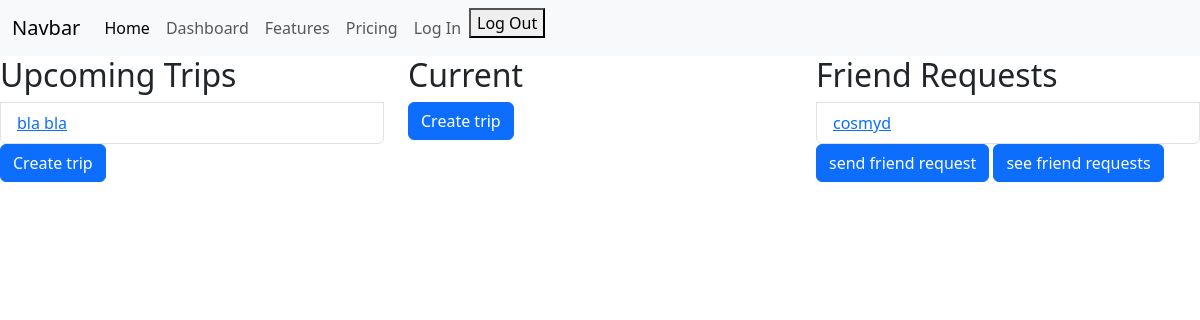
/dashboard (signed in), run on an earlier commit of the app's database.
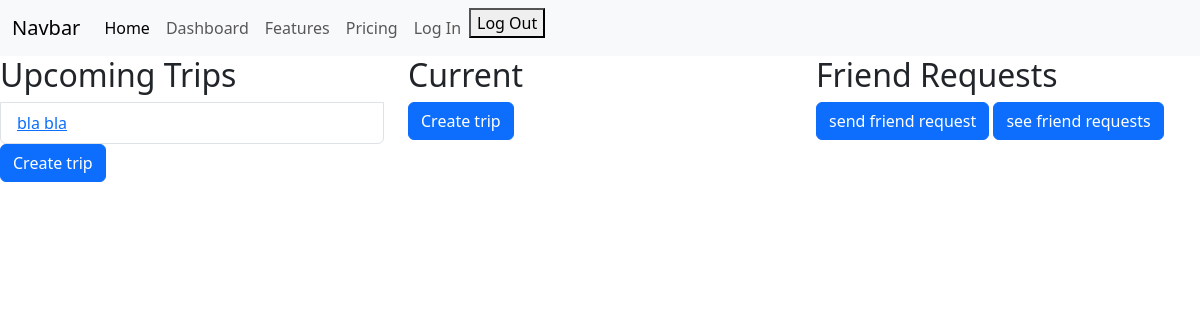
And on a later commit of the database.
### travel/models.py (models this page shows)
class Trip(models.Model):
    name = models.CharField(max_length = 100)
    admin = models.ForeignKey(User, on_delete = models.CASCADE, related_name = 'trip_admin')
    start_date = models.DateField()
    end_date = models.DateField()
    users = models.ManyToManyField(User)

### users/models.py (models this page shows)
class FriendRequest(models.Model):
    from_user = models.ForeignKey(User, on_delete = models.CASCADE, related_name = "from_user")
    to_user = models.ForeignKey(User, on_delete = models.CASCADE, related_name = "to_user")

### travel/views.py (the view)
# urls.py: path('dashboard', views.dashboard, name='dashboard'),
@login_required
def dashboard(request):
    user = request.user
    now = datetime.datetime.now()
    upcoming_trips = Trip.objects.filter(Q(start_date__gt = now) & (Q(admin = user) | Q(users = user)))
    friend_requests = FriendRequest.objects.filter(to_user = user)
    current_trips = Trip.objects.filter(Q(start_date__gt = now) & Q(start_date__lt = now) & Q(end_date__gt = now))
    context = {
        'trips': upcoming_trips,
        'current_trips': current_trips,
        'friend_requests' : friend_requests
    }
    return render(request, 'travel/dashboard.html', context)

### travel/templates/travel/dashboard.html (shortened to what this page needs)
{% extends "travel/base.html" %}
{% block content %}
<div class="row">
  <div class="col-lg">
    <ul class="list-group">
        <h2>Upcoming Trips</h2>
        {% for trip in trips %}
        <li class="list-group-item">
            <a href="{% url 'trip-detail' trip.id %}">{{trip.name}}</a>
        </li>
        {% endfor %}
    </ul>
    <a class="btn btn-primary" href="{% url 'create-trip' %}" role="button">Create trip</a>
  </div>
  <div class="col-lg">
    <ul class="list-group">
        <h2>Current</h2>
    </ul>
    <a class="btn btn-primary" href="{% url 'create-trip' %}" role="button">Create trip</a>
  </div>
  <div class="col-lg">
    <ul class="list-group">
    <h2>Friend Requests</h2>
    {% for friend_request in friend_requests %}
    <li class="list-group-item">
        <a href="{% url 'accept-friend-request' friend_request.pk %}">{{friend_request.from_user}}</a>
    </li>
    {% endfor %}
    </ul>
    <a class="btn btn-primary" href="{% url 'send-friend-request' %}">send friend request</a>
    <a class="btn btn-primary" href="{% url 'friend-requests' %}">see friend requests</a>
  </div>
</div>
{% endblock content %}

### travel/templates/travel/base.html (shortened to what this page needs)
<!doctype html>
<html lang="en">
  <head>
    <link href="https://cdn.jsdelivr.net/npm/bootstrap@5.3.3/dist/css/bootstrap.min.css" rel="stylesheet">
    <link href="https://cdn.jsdelivr.net/npm/select2@4.1.0-rc.0/dist/css/select2.min.css" rel="stylesheet" />
  </head>
  <body>
    <nav class="navbar navbar-expand-lg bg-body-tertiary">
        <div class="container-fluid">
          <a class="navbar-brand" href="#">Navbar</a>
          <div class="collapse navbar-collapse" id="navbarNav">
            <ul class="navbar-nav">
              <li class="nav-item">
                <a class="nav-link active" aria-current="page" href="{% url 'home' %}">Home</a>
              </li>
              <li class="nav-item">
                <a class="nav-link"href="{% url 'dashboard' %}">Dashboard</a>
              </li>
              <li class="nav-item">
                <a class="nav-link" href="#">Features</a>
              </li>
              <li class="nav-item">
                <a class="nav-link" href="#">Pricing</a>
              </li>
              <li class="nav-item">
                <a class="nav-link" href="{% url 'login' %}" >Log In</a>
              </li>
              <li class="nav-item">
                <form action="{% url 'logout' %}" method="post">
                  <button type="submit">Log Out</button>
                </form>
              </li>
            </ul>
          </div>
        </div>
      </nav>
    {% block content %}{% endblock %}
</body>
</html>

What changed in the data, as far as the page shows it:
removed FriendRequest: from_user "cosmyd"
